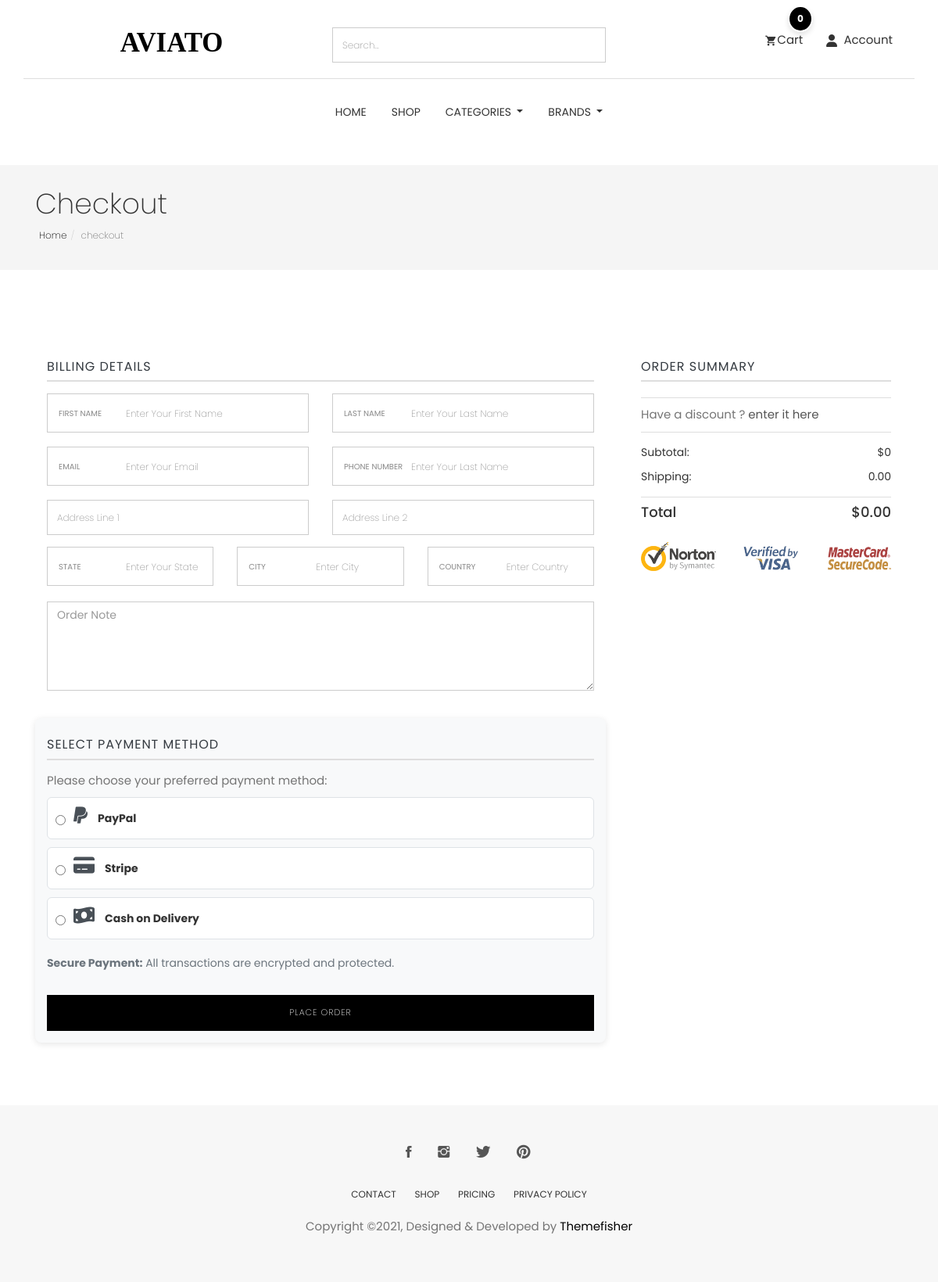
The page /cart/checkout/ (signed in) on the database as committed earlier.
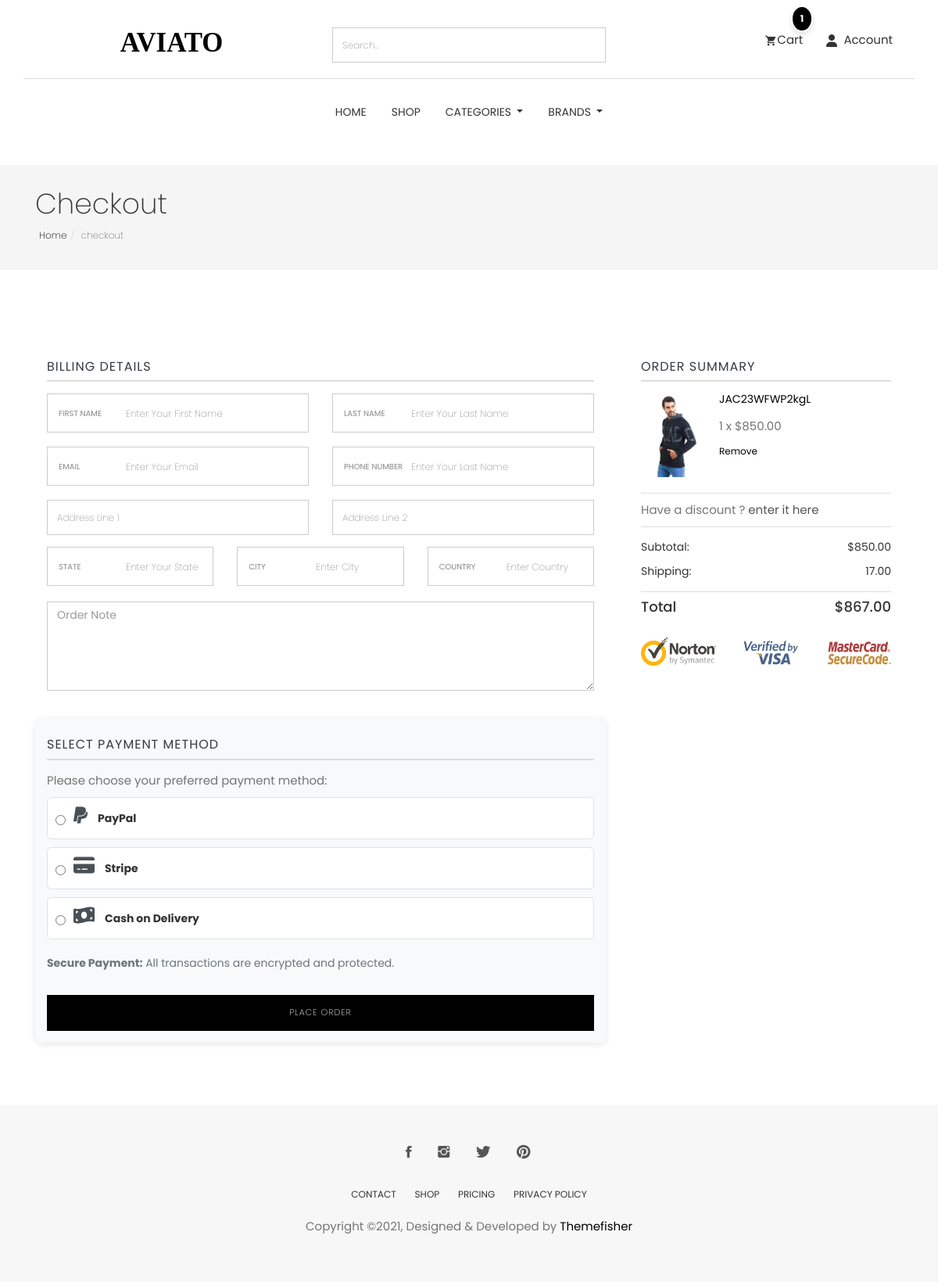
The same page on the database as committed later.
### cart/models.py (models this page shows, shortened)
class CartItem(models.Model):
    user = models.ForeignKey(User,null=True,verbose_name="user cart", on_delete=models.CASCADE)
    product = models.ForeignKey(Product, on_delete=models.CASCADE)
    cart = models.ForeignKey(Cart, on_delete=models.CASCADE, blank=True, null=True)
    variations = models.ManyToManyField(Variation,blank=True)
    quantity = models.IntegerField()
    is_active = models.BooleanField(default=True)
    def sub_total(self):
        return self.product.price * self.quantity

### store/models.py (models this page shows, shortened)
class Product(models.Model):
    id = models.UUIDField(primary_key=True, default=uuid.uuid4, editable=False)
    name = models.CharField(unique=True, max_length=50)
    image = models.ImageField(upload_to='product/')
    stock = models.IntegerField(default=1)
    price = models.DecimalField(max_digits=10, decimal_places=2, default=Decimal('0.00'))
    description = models.TextField(max_length=10000, blank=True)
    created_at = models.DateTimeField(default=timezone.now)
    modified_date = models.DateTimeField(auto_now=True)
    slug = models.SlugField(null=True, blank=True, unique=True)
    views = models.PositiveIntegerField(default=0)
    is_available = models.BooleanField(default=True)
    on_sale = models.BooleanField(default=False)
    PRDBrand = models.ForeignKey('Brand', related_name='product_brand', on_delete=models.CASCADE, blank=True, null=True, verbose_name="Brand")
    like = models.ManyToManyField(User, blank=True, related_name='product_favourite')
    category = models.ForeignKey(Subcategory, related_name='product_subcategory', verbose_name="Subcategory", null=True, blank=True, on_delete=models.CASCADE)
    class Meta:
        ordering = ['-created_at']
        verbose_name = "Product"
        verbose_name_plural = "Products"

### cart/views.py (the view)
# urls.py: path('checkout/' , views.checkout , name='checkout'),
@login_required(login_url='login')
def checkout(request, total=0, quantity=0, cart_items=None):
    try:
        tax_obj = Tax.objects.last()  # Fetch the last Tax object
        tax_percentage = tax_obj.tax if tax_obj else Decimal('0.00')  # Get the tax value or default to 0
        if request.user.is_authenticated:
            cart_items = CartItem.objects.filter(user=request.user , is_active = True)
        else:
            cart = Cart.objects.get(cart_id=_cart_id(request))  # Get the cart using a session ID or similar method
            cart_items = CartItem.objects.filter(cart=cart, is_active=True)  # Get active items in the cart
        for cart_item in cart_items:
            total += cart_item.product.price * cart_item.quantity  # Sum up the product prices
            quantity += cart_item.quantity
        tax_amount = (tax_percentage * total) / Decimal('100')  # Calculate tax
        grand_total = total + tax_amount  # Grand total is the sum of the total and tax
        total = round(total, 2)
        tax_amount = round(tax_amount, 2)
        grand_total = round(grand_total, 2)
    except ObjectDoesNotExist:
        cart_items = []
        total = Decimal('0.00')
        quantity = 0
        tax_amount = Decimal('0.00')
        grand_total = Decimal('0.00')
    context = {
        'total': total,
        'quantity': quantity,
        'cart_items': cart_items,
        'grand_total': grand_total,
        'tax': tax_amount,
    }
    return render(request , 'checkout.html' , context)

### category/category_context.py (called while the page is built)
def nav_links(request):
    categories_nav = Category.objects.all()
    subcategories_nav = Subcategory.objects.all()
    brands_nav = Brand.objects.all()
    context = {
        'categories_nav':categories_nav,
        'brands_nav':brands_nav,
        'subcategories_nav':subcategories_nav,
    }
    return context

### category/models.py (called while the page is built)
    def get_url(self):
        return reverse('products_by_subcategory',args=[self.id])

### store/models.py (called while the page is built)
    def get_url(self):
        return reverse('products_by_brand',args=[self.id])

    def __str__(self):
        return self.name

### cart/templates/checkout.html (shortened to what the changed rows need)
{% extends "base.html" %}
{% load static %}
{% block body %}
<section class="page-header">
    <div class="container">
        <div class="row">
            <div class="col-md-12">
                <div class="content">
                    <h1 class="page-name">Checkout</h1>
                </div>
            </div>
        </div>
    </div>
</section>
<div class="page-wrapper">
    <div class="checkout shopping">
        <div class="container">
            <div class="row">
                <div class="col-md-4">
                    <div class="product-checkout-details">
                        <div class="block">
                            {% for cart_item in cart_items %}
                            <div class="media product-card">
                                <a class="pull-left" href="{% url 'product_details' cart_item.product.id %}">
                                    <img class="media-object" src="{{cart_item.product.image.url}}" alt="Image" />
                                </a>
                                <div class="media-body">
                                    <h4 class="media-heading"><a
                                            href="{% url 'product_details' cart_item.product.id %}">{{cart_item.product.name}}</a>
                                    </h4>
                                    <p class="price">{{cart_item.quantity}} x ${{cart_item.product.price}}</p>
                                    <a href="{% url 'delete_cart' cart_item.product.id cart_item.id %}"
                                        class="remove">Remove</a>
                                </div>
                            </div>
                            {% endfor %}
                            <ul class="summary-prices">
                                <li>
                                    <span>Subtotal:</span>
                                    <span class="price">${{total}}</span>
                                </li>
                                <li>
                                    <span>Shipping:</span>
                                    <span>{{tax}}</span>
                                </li>
                            </ul>
                            <div class="summary-total">
                                <span>Total</span>
                                <span>${{grand_total}}</span>
                            </div>
                        </div>
                    </div>
                </div>
            </div>
        </div>
    </div>
</div>
{% endblock %}

Rows that differ between the two databases and show on the page:
added CartItem: product.image (picture), product.name "JAC23WFWP2kgL", quantity "1", product.price "850.00"
Other text that changed with them:
{{ quantity }}: "0" → "1"
{{ total }}: "0" → "850.00"
{{ tax }}: "0.00" → "17.00"
{{ grand_total }}: "0.00" → "867.00"
